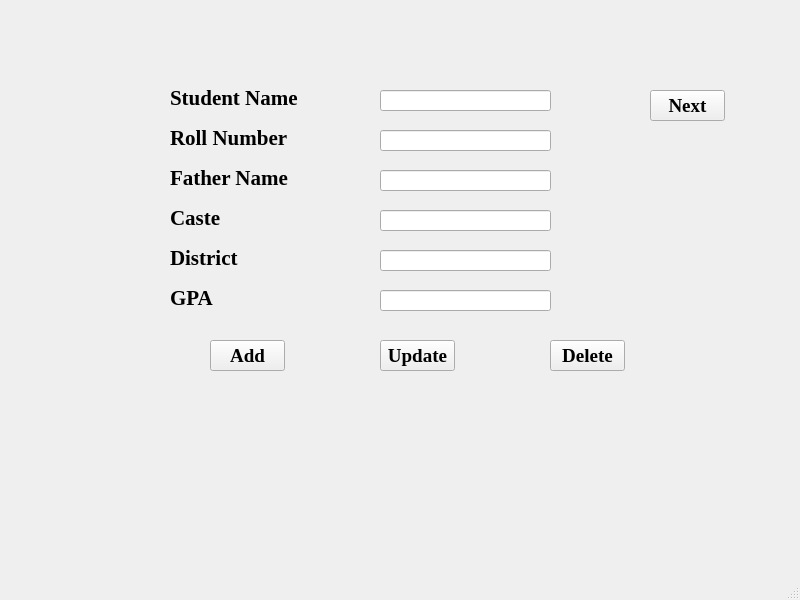
<?xml version="1.0" encoding="UTF-8"?>
<ui version="4.0">
 <class>MainWindow</class>
 <widget class="QMainWindow" name="MainWindow">
  <property name="geometry">
   <rect>
    <x>0</x>
    <y>0</y>
    <width>800</width>
    <height>600</height>
   </rect>
  </property>
  <property name="windowTitle">
   <string>MainWindow</string>
  </property>
  <widget class="QWidget" name="centralwidget">
   <widget class="QLabel" name="label">
    <property name="geometry">
     <rect>
      <x>170</x>
      <y>90</y>
      <width>131</width>
      <height>16</height>
     </rect>
    </property>
    <property name="font">
     <font>
      <family>Times New Roman</family>
      <pointsize>16</pointsize>
      <bold>true</bold>
     </font>
    </property>
    <property name="text">
     <string>Student Name</string>
    </property>
   </widget>
   <widget class="QLabel" name="label_2">
    <property name="geometry">
     <rect>
      <x>170</x>
      <y>130</y>
      <width>121</width>
      <height>16</height>
     </rect>
    </property>
    <property name="font">
     <font>
      <family>Times New Roman</family>
      <pointsize>16</pointsize>
      <bold>true</bold>
     </font>
    </property>
    <property name="text">
     <string>Roll Number</string>
    </property>
   </widget>
   <widget class="QLabel" name="label_3">
    <property name="geometry">
     <rect>
      <x>170</x>
      <y>170</y>
      <width>121</width>
      <height>16</height>
     </rect>
    </property>
    <property name="font">
     <font>
      <family>Times New Roman</family>
      <pointsize>16</pointsize>
      <bold>true</bold>
     </font>
    </property>
    <property name="text">
     <string>Father Name</string>
    </property>
   </widget>
   <widget class="QLabel" name="label_4">
    <property name="geometry">
     <rect>
      <x>170</x>
      <y>250</y>
      <width>71</width>
      <height>16</height>
     </rect>
    </property>
    <property name="font">
     <font>
      <family>Times New Roman</family>
      <pointsize>16</pointsize>
      <bold>true</bold>
     </font>
    </property>
    <property name="text">
     <string>District</string>
    </property>
   </widget>
   <widget class="QLabel" name="label_5">
    <property name="geometry">
     <rect>
      <x>170</x>
      <y>210</y>
      <width>51</width>
      <height>16</height>
     </rect>
    </property>
    <property name="font">
     <font>
      <family>Times New Roman</family>
      <pointsize>16</pointsize>
      <bold>true</bold>
     </font>
    </property>
    <property name="text">
     <string>Caste</string>
    </property>
   </widget>
   <widget class="QLabel" name="label_6">
    <property name="geometry">
     <rect>
      <x>170</x>
      <y>290</y>
      <width>49</width>
      <height>16</height>
     </rect>
    </property>
    <property name="font">
     <font>
      <family>Times New Roman</family>
      <pointsize>16</pointsize>
      <bold>true</bold>
     </font>
    </property>
    <property name="text">
     <string>GPA</string>
    </property>
   </widget>
   <widget class="QLineEdit" name="lineEditName">
    <property name="geometry">
     <rect>
      <x>380</x>
      <y>90</y>
      <width>171</width>
      <height>21</height>
     </rect>
    </property>
   </widget>
   <widget class="QLineEdit" name="lineEditCaste">
    <property name="geometry">
     <rect>
      <x>380</x>
      <y>210</y>
      <width>171</width>
      <height>21</height>
     </rect>
    </property>
   </widget>
   <widget class="QLineEdit" name="lineEditFather">
    <property name="geometry">
     <rect>
      <x>380</x>
      <y>170</y>
      <width>171</width>
      <height>21</height>
     </rect>
    </property>
   </widget>
   <widget class="QLineEdit" name="lineEditDistrict">
    <property name="geometry">
     <rect>
      <x>380</x>
      <y>250</y>
      <width>171</width>
      <height>21</height>
     </rect>
    </property>
   </widget>
   <widget class="QLineEdit" name="lineEditRoll">
    <property name="geometry">
     <rect>
      <x>380</x>
      <y>130</y>
      <width>171</width>
      <height>21</height>
     </rect>
    </property>
   </widget>
   <widget class="QLineEdit" name="lineEditGPA">
    <property name="geometry">
     <rect>
      <x>380</x>
      <y>290</y>
      <width>171</width>
      <height>21</height>
     </rect>
    </property>
   </widget>
   <widget class="QPushButton" name="pushButtonAdd">
    <property name="geometry">
     <rect>
      <x>210</x>
      <y>340</y>
      <width>75</width>
      <height>31</height>
     </rect>
    </property>
    <property name="font">
     <font>
      <family>Times New Roman</family>
      <pointsize>14</pointsize>
      <bold>true</bold>
     </font>
    </property>
    <property name="text">
     <string>Add</string>
    </property>
   </widget>
   <widget class="QPushButton" name="pushButtonUpdate">
    <property name="geometry">
     <rect>
      <x>380</x>
      <y>340</y>
      <width>75</width>
      <height>31</height>
     </rect>
    </property>
    <property name="font">
     <font>
      <family>Times New Roman</family>
      <pointsize>14</pointsize>
      <bold>true</bold>
     </font>
    </property>
    <property name="text">
     <string>Update</string>
    </property>
   </widget>
   <widget class="QPushButton" name="pushButtonNext">
    <property name="geometry">
     <rect>
      <x>650</x>
      <y>90</y>
      <width>75</width>
      <height>31</height>
     </rect>
    </property>
    <property name="font">
     <font>
      <family>Times New Roman</family>
      <pointsize>14</pointsize>
      <bold>true</bold>
     </font>
    </property>
    <property name="text">
     <string>Next</string>
    </property>
   </widget>
   <widget class="QPushButton" name="pushButtonDelete">
    <property name="geometry">
     <rect>
      <x>550</x>
      <y>340</y>
      <width>75</width>
      <height>31</height>
     </rect>
    </property>
    <property name="font">
     <font>
      <family>Times New Roman</family>
      <pointsize>14</pointsize>
      <bold>true</bold>
     </font>
    </property>
    <property name="text">
     <string>Delete</string>
    </property>
   </widget>
  </widget>
  <widget class="QMenuBar" name="menubar">
   <property name="geometry">
    <rect>
     <x>0</x>
     <y>0</y>
     <width>800</width>
     <height>22</height>
    </rect>
   </property>
  </widget>
  <widget class="QStatusBar" name="statusbar"/>
 </widget>
 <resources/>
 <connections/>
</ui>
